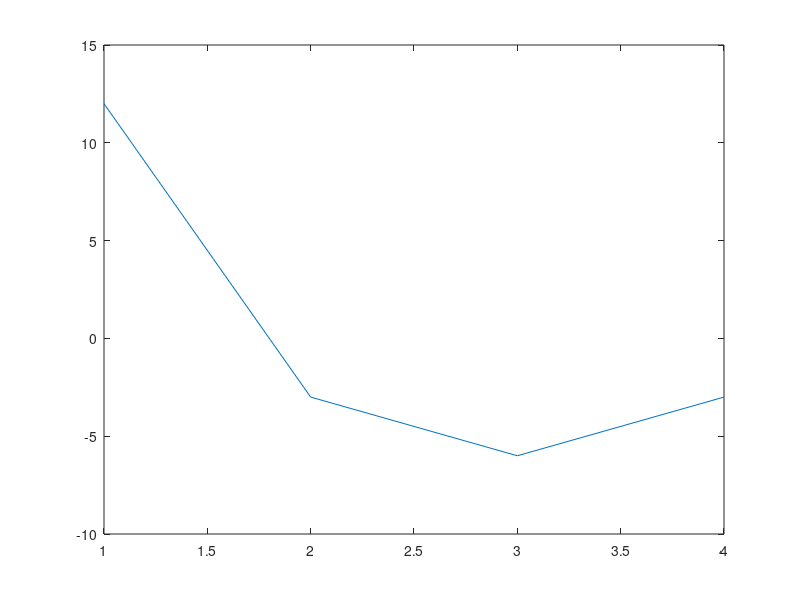

Recreate this plot in MATLAB.
% Discrete time series x
x = [0, 2, 3, 7];

% Fast fourier transform of x, then take the real part
y = fft(x);
r = real(y);

plot(r);